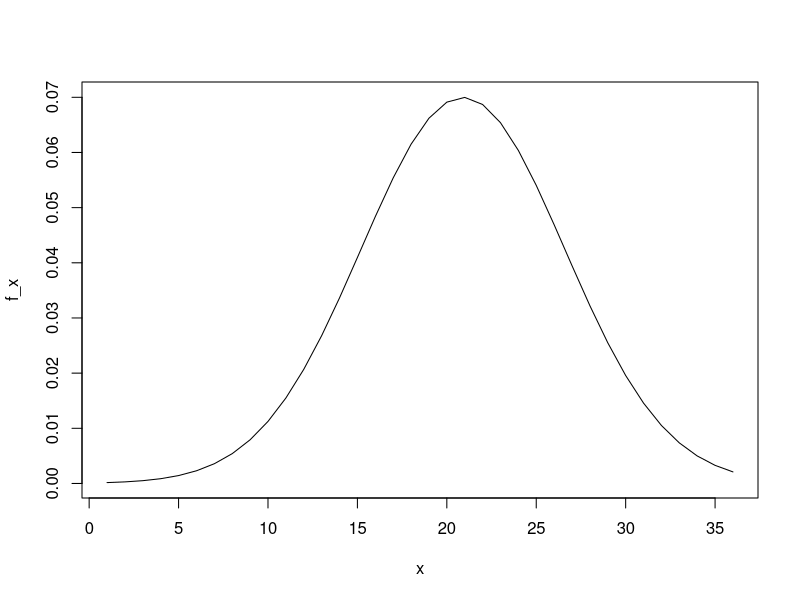
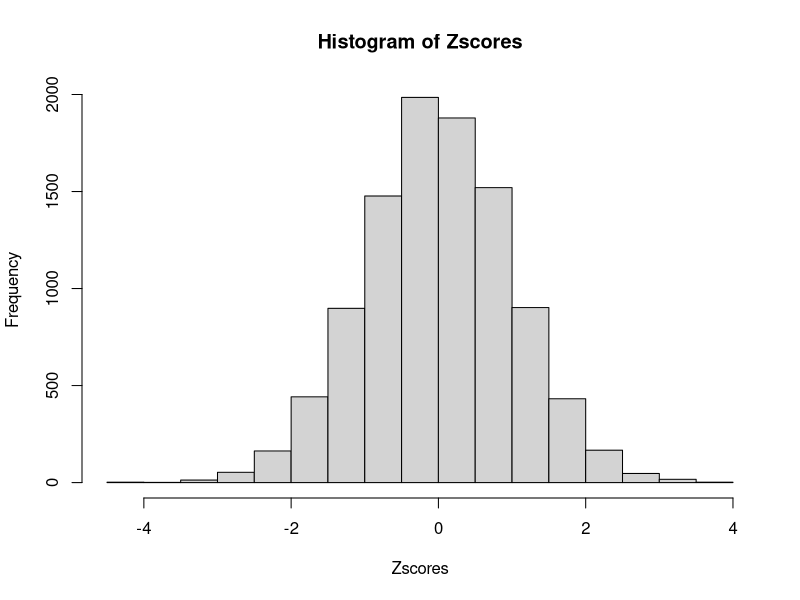
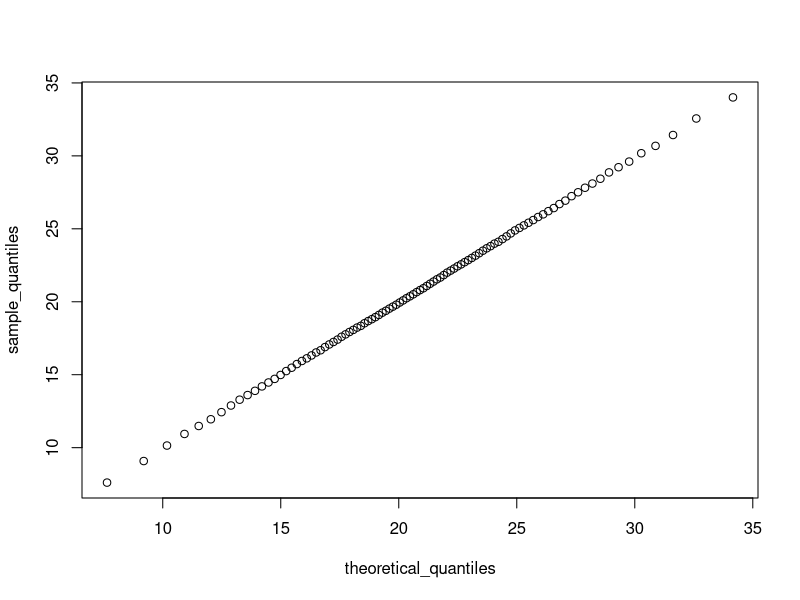

The R source for these figures, in order:
# For the three year period 2016-2018, ACT standardized test scores were 
# approximately normally distributed with a mean of 20.9 and standard deviation of 5.7 
# (Real ACT scores are integers between 1 and 36, but we will ignore this detail and use continuous values instead.)
# Set the seed to 16, then use rnorm() to generate a normal distribution of 10000 tests 
set.seed(16)
act_scores = rnorm(10000, 20.9,5.7)
# What is the mean of act_scores?
avg_act_scores = mean(act_scores)
# What is the standard deviation of act_scores?
sd_act_scores = sd(act_scores)
# A perfect score is 36 or greater (the maximum reported score is 36).
# In act_scores, how many perfect scores are there out of 10,000 simulated tests?
sum(act_scores>=36)
# In act_scores, what is the probability of an ACT score greater than 30?
1-pnorm(30,avg_act_scores, sd_act_scores )
# In act_scores, what is the probability of an ACT score less than or equal to 10?
pnorm(10,avg_act_scores, sd_act_scores )


# Set x equal to the sequence of integers 1 to 36.
# Use dnorm to determine the value of the probability density function over x 
# given a mean of 20.9 and standard deviation of 5.7
# save the result as f_x. 
# Plot x against f_x.
x = seq(1,36)
f_x = dnorm(x, 20.9, 5.7)
plot(x,f_x, type='l')


# Convert act_scores to Z-scores
Zscores  = (act_scores - avg_act_scores)/sd_act_scores
# Zscores == scale(act_scores)
hist(Zscores)

# What is the probability of a Z-score greater than 2 (2 standard deviations above the mean)?
1-pnorm(2)

# What ACT score value corresponds to 2 standard deviations above the mean (Z = 2)?
act_scores_at_Z_equals_2 = 2 * sd_act_scores + avg_act_scores

# A Z-score of 2 corresponds roughly to the 97.5th percentile.
# Use qnorm() to determine the 97.5th percentile of normally distributed data with 
# the mean and standard deviation observed in act_scores.
# What is the 97.5th percentile of act_scores?
qnorm(0.975, avg_act_scores, sd_act_scores)

# Write a function that takes a value and produces the probability of an ACT score less than or equal to 
# that value (the CDF). Apply this function to the range 1 to 36.

sequence_= seq(1,36)
cdf = function(x){
  mean(act_scores<=x)
  }
prb = sapply(sequence_, cdf)

# What is the minimum integer score (1 to 36) such that the probability of that score or lower is at least .95?
sequence_[prb>=0.95]

# Use qnorm() to determine the expected 95th percentile, 
# the value for which the probability of receiving that score or lower is 0.95, 
# given a mean score of 20.9 and standard deviation of 5.7.

qnorm(0.95, 20.9,5.7)
# Make a vector containing the quantiles for p <- seq(0.01, 0.99, 0.01), the 1st through 99th percentiles of the act_scores data. Save these as sample_quantiles.
p <- seq(0.01, 0.99, 0.01)
sample_quantiles = quantile(act_scores,p)

# Make a corresponding set of theoretical quantiles using qnorm() 
# over the interval p <- seq(0.01, 0.99, 0.01) with mean 20.9 and 
# standard deviation 5.7. Save these as theoretical_quantiles
theoretical_quantiles = qnorm(p, 20.9,5.7)

qqplot(theoretical_quantiles, sample_quantiles)
